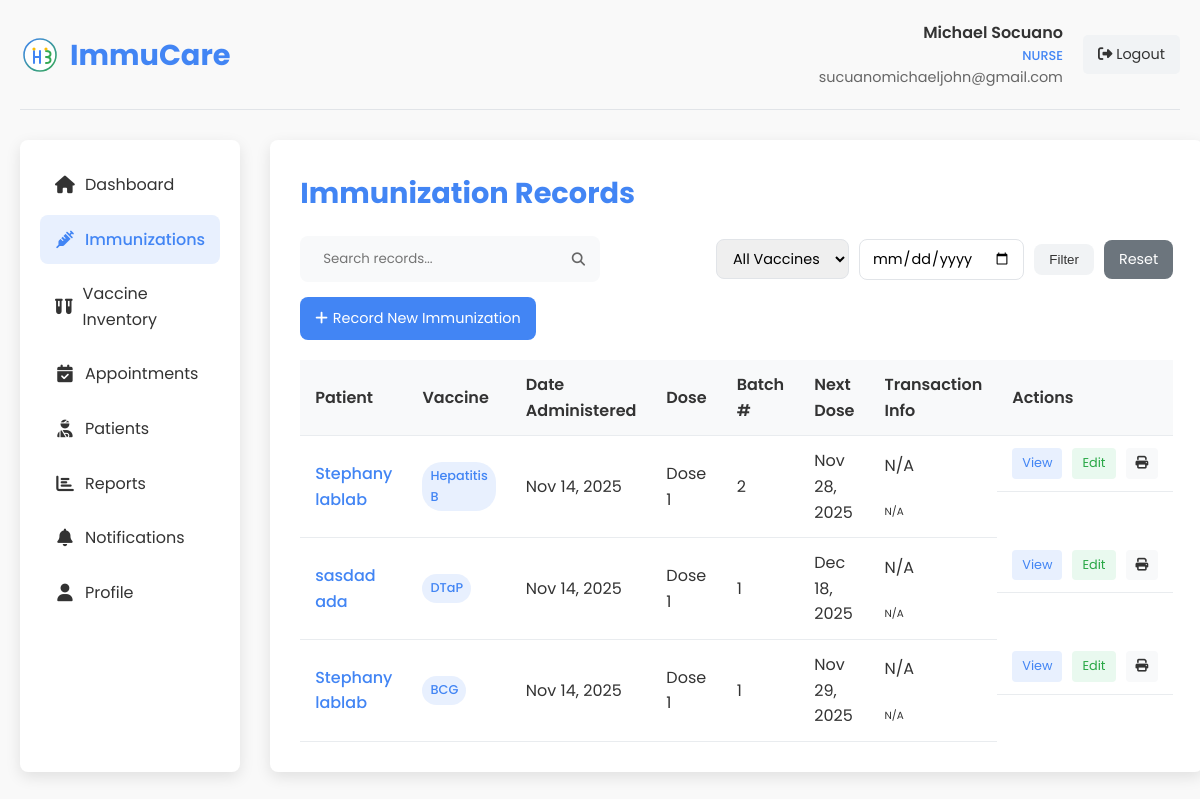
/nurse_immunizations.php (signed in), run on the app's committed database.
### tables this page shows
CREATE TABLE `immunizations` (
  `id` int(11) NOT NULL,
  `patient_id` int(11) NOT NULL,
  `vaccine_id` int(11) NOT NULL,
  `administered_by` int(11) NOT NULL,
  `dose_number` int(11) DEFAULT 1,
  `batch_number` varchar(50) DEFAULT NULL,
  `expiration_date` date DEFAULT NULL,
  `administered_date` datetime NOT NULL,
  `next_dose_date` date DEFAULT NULL,
  `location` varchar(100) DEFAULT NULL,
  `diagnosis` text DEFAULT NULL,
  `transaction_id` varchar(100) DEFAULT NULL,
  `transaction_number` varchar(50) DEFAULT NULL,
  `created_at` datetime NOT NULL,
  `updated_at` timestamp NOT NULL DEFAULT current_timestamp() ON UPDATE current_timestamp()
);

CREATE TABLE `patients` (
  `id` int(11) NOT NULL,
  `user_id` int(11) DEFAULT NULL,
  `first_name` varchar(50) NOT NULL,
  `middle_name` varchar(50) DEFAULT NULL,
  `last_name` varchar(50) NOT NULL,
  `date_of_birth` date NOT NULL,
  `gender` enum('male','female','other') NOT NULL,
  `blood_type` varchar(10) DEFAULT NULL COMMENT 'Patient blood type (A+, A-, B+, B-, AB+, AB-, O+, O-)',
  `purok` text NOT NULL,
  `city` varchar(100) NOT NULL,
  `province` varchar(100) NOT NULL,
  `postal_code` varchar(20) DEFAULT NULL,
  `phone_number` varchar(20) DEFAULT NULL,
  `email` varchar(255) DEFAULT NULL,
  `medical_history` text DEFAULT NULL,
  `allergies` text DEFAULT NULL,
  `diagnosis` text DEFAULT NULL COMMENT 'Patient diagnosis information',
  `created_at` datetime NOT NULL,
  `updated_at` timestamp NOT NULL DEFAULT current_timestamp() ON UPDATE current_timestamp()
);

CREATE TABLE `vaccines` (
  `id` int(11) NOT NULL,
  `name` varchar(100) NOT NULL,
  `manufacturer` varchar(100) DEFAULT NULL,
  `description` text DEFAULT NULL,
  `recommended_age` varchar(100) DEFAULT NULL,
  `doses_required` int(11) DEFAULT 1,
  `days_between_doses` int(11) DEFAULT NULL,
  `is_active` tinyint(1) DEFAULT 1,
  `created_at` datetime NOT NULL,
  `updated_at` timestamp NOT NULL DEFAULT current_timestamp() ON UPDATE current_timestamp()
);

### transaction_helper.php (called while the page is built, shortened)
<?php
class TransactionHelper {
    public static function formatTransactionId($transaction_id) {
        if (empty($transaction_id)) {
            return 'N/A';
        }
        return $transaction_id;
    }
    public static function formatTransactionNumber($transaction_number) {
        if (empty($transaction_number)) {
            return 'N/A';
        }
        return $transaction_number;
    }
}
?>

### nurse_immunizations.php (the view, shortened to what this page needs)
<?php
require_once 'transaction_helper.php';
$user_id = $_SESSION['user_id'];
$user_name = isset($_SESSION['user_name']) ? $_SESSION['user_name'] : 'Nurse';
$user_email = isset($_SESSION['user_email']) ? $_SESSION['user_email'] : '';
$conn = new mysqli(DB_HOST, DB_USER, DB_PASS, DB_NAME);
$search = isset($_GET['search']) ? $_GET['search'] : '';
$search_condition = '';
$filter_date = isset($_GET['filter_date']) ? $_GET['filter_date'] : '';
$date_condition = '';
$vaccine_condition = '';
$page = isset($_GET['page']) ? (int)$_GET['page'] : 1;
$records_per_page = 10;
$offset = ($page - 1) * $records_per_page;
$stmt = $conn->prepare("SELECT i.*, p.first_name, p.last_name, v.name as vaccine_name, v.doses_required,
                        i.transaction_id, i.transaction_number
                        FROM immunizations i
                        JOIN patients p ON i.patient_id = p.id
                        JOIN vaccines v ON i.vaccine_id = v.id
                        WHERE i.administered_by = ? $search_condition $date_condition $vaccine_condition
                        ORDER BY i.administered_date DESC
                        LIMIT ?, ?");
$stmt->bind_param("iii", $user_id, $offset, $records_per_page);
$stmt->execute();
$immunizations = $stmt->get_result();
?>
<!DOCTYPE html>
<html lang="en">
<head>
    <link rel="stylesheet" href="styles.css">
    <link rel="stylesheet" href="https://cdnjs.cloudflare.com/ajax/libs/font-awesome/6.4.0/css/all.min.css">
</head>
<body>
    <div class="dashboard-container">
        <div class="dashboard-header">
            <div class="dashboard-logo">
                <img src="images/logo.svg" alt="ImmuCare Logo">
                <h1>ImmuCare</h1>
            </div>
            <div class="user-menu">
                <div class="user-info">
                    <div class="user-name"><?php echo htmlspecialchars($user_name); ?></div>
                    <div class="user-role">Nurse</div>
                    <div class="user-email"><?php echo htmlspecialchars($user_email); ?></div>
                </div>
                <a href="?logout=1" class="logout-btn">
                    <i class="fas fa-sign-out-alt"></i> Logout
                </a>
            </div>
        </div>
        <div class="dashboard-content">
            <div class="sidebar">
                <ul class="sidebar-menu">
                    <li><a href="nurse_dashboard.php"><i class="fas fa-home"></i> Dashboard</a></li>
                    <li><a href="nurse_immunizations.php" class="active"><i class="fas fa-syringe"></i> Immunizations</a></li>
                    <li><a href="nurse_vaccine_inventory.php"><i class="fas fa-vials"></i> Vaccine Inventory</a></li>
                    <li><a href="nurse_appointments.php"><i class="fas fa-calendar-check"></i> Appointments</a></li>
                    <li><a href="nurse_patients.php"><i class="fas fa-user-injured"></i> Patients</a></li>
                    <li><a href="nurse_reports.php"><i class="fas fa-chart-bar"></i> Reports</a></li>
                    <li><a href="nurse_notifications.php"><i class="fas fa-bell"></i> Notifications</a></li>
                    <li><a href="nurse_profile.php"><i class="fas fa-user"></i> Profile</a></li>
                </ul>
            </div>
            <div class="main-content">
                <h2 class="page-title">Immunization Records</h2>
                <div class="action-bar">
                    <form class="search-form" action="" method="GET">
                        <input type="text" name="search" placeholder="Search records..." value="<?php echo htmlspecialchars($search); ?>">
                        <button type="submit"><i class="fas fa-search"></i></button>
                    </form>
                    <form class="filter-form" action="" method="GET">
                        <select name="filter_vaccine">
                            <option value="0">All Vaccines</option>
                        </select>
                        <input type="date" name="filter_date" value="<?php echo $filter_date; ?>">
                        <button type="submit">Filter</button>
                        <a href="nurse_immunizations.php" class="btn-sm">Reset</a>
                    </form>
                    <a href="#" class="add-btn" onclick="openImmunizationModal()">
                        <i class="fas fa-plus"></i> Record New Immunization
                    </a>
                </div>
                <table class="immunization-table">
                    <thead>
                        <tr>
                            <th>Patient</th>
                            <th>Vaccine</th>
                            <th>Date Administered</th>
                            <th>Dose</th>
                            <th>Batch #</th>
                            <th>Next Dose</th>
                            <th>Transaction Info</th>
                            <th>Actions</th>
                        </tr>
                    </thead>
                    <tbody>
                        <?php if ($immunizations->num_rows > 0): ?>
                            <?php while ($immunization = $immunizations->fetch_assoc()): ?>
                                <tr>
                                    <td class="patient-name">
                                        <?php echo htmlspecialchars($immunization['first_name'] . ' ' . $immunization['last_name']); ?>
                                    </td>
                                    <td>
                                        <span class="vaccine-badge"><?php echo htmlspecialchars($immunization['vaccine_name']); ?></span>
                                    </td>
                                    <td>
                                        <?php echo date('M j, Y', strtotime($immunization['administered_date'])); ?>
                                    </td>
                                    <td>
                                        Dose <?php echo $immunization['dose_number']; ?>
                                    </td>
                                    <td>
                                        <?php echo htmlspecialchars($immunization['batch_number']); ?>
                                    </td>
                                    <td>
                                        <?php
                                        if ($immunization['next_dose_date']) {
                                            echo date('M j, Y', strtotime($immunization['next_dose_date']));
                                        } else {
                                            echo "N/A";
                                        }
                                        ?>
                                    </td>
                                    <td class="transaction-info">
                                        <div class="small">
                                            <div class="badge bg-primary mb-1"><?php echo TransactionHelper::formatTransactionNumber($immunization['transaction_number']); ?></div><br>
                                            <div class="text-muted" style="font-size: 0.65rem;"><?php echo TransactionHelper::formatTransactionId($immunization['transaction_id']); ?></div>
                                        </div>
                                    </td>
                                    <td class="action-buttons">
                                        <a href="#" class="view-btn" onclick="openViewModal(<?php echo $immunization['id']; ?>)">View</a>
                                        <a href="#" class="edit-btn" onclick="openEditModal(<?php echo $immunization['id']; ?>)">Edit</a>
                                        <a href="#" class="print-btn" onclick="openPrintModal(<?php echo $immunization['id']; ?>)" title="Print Certificate">
                                            <i class="fas fa-print"></i>
                                        </a>
                                    </td>
                                </tr>
                            <?php endwhile; ?>
                        <?php else: ?>
                            <tr>
                                <td colspan="9" style="text-align: center;">No immunization records found.</td>
                            </tr>
                        <?php endif; ?>
                    </tbody>
                </table>
            </div>
        </div>
    </div>
</body>
</html>

### styles.css (style rules this page uses)
:root { --primary-color: #4285f4; --secondary-color: #34a853; --accent-color: #fbbc05; --text-color: #333; --light-text: #666; --bg-light: #f9f9f9; --bg-white: #ffffff; --shadow: 0 5px 15px rgba(0, 0, 0, 0.1); --border-radius: 8px; --transition: all 0.3s ease; }
* { margin: 0; padding: 0; box-sizing: border-box; }
html { scroll-behavior: smooth; }
body { font-family: 'Poppins', sans-serif; line-height: 1.6; color: var(--text-color); background-color: var(--bg-light); }
a { text-decoration: none; color: inherit; }
ul { list-style: none; }
img { max-width: 100%; height: auto; }

### data on the page
immunizations: patient.last_name "Stephany lablab", vaccine.name "Hepatitis B", administered_date "Nov 14, 2025", dose_number "1", batch_number "2", next_dose_date "Nov 28, 2025", transaction_number "N/A", transaction "N/A"
immunizations: patient.last_name "sasdad ada", vaccine.name "DTaP", administered_date "Nov 14, 2025", dose_number "1", batch_number "1", next_dose_date "Dec 18, 2025", transaction_number "N/A", transaction "N/A"
immunizations: patient.last_name "Stephany lablab", vaccine.name "BCG", administered_date "Nov 14, 2025", dose_number "1", batch_number "1", next_dose_date "Nov 29, 2025", transaction_number "N/A", transaction "N/A"

### other printed values
$user_name "Michael Socuano"
$user_email "sucuanomichaeljohn@gmail.com"
